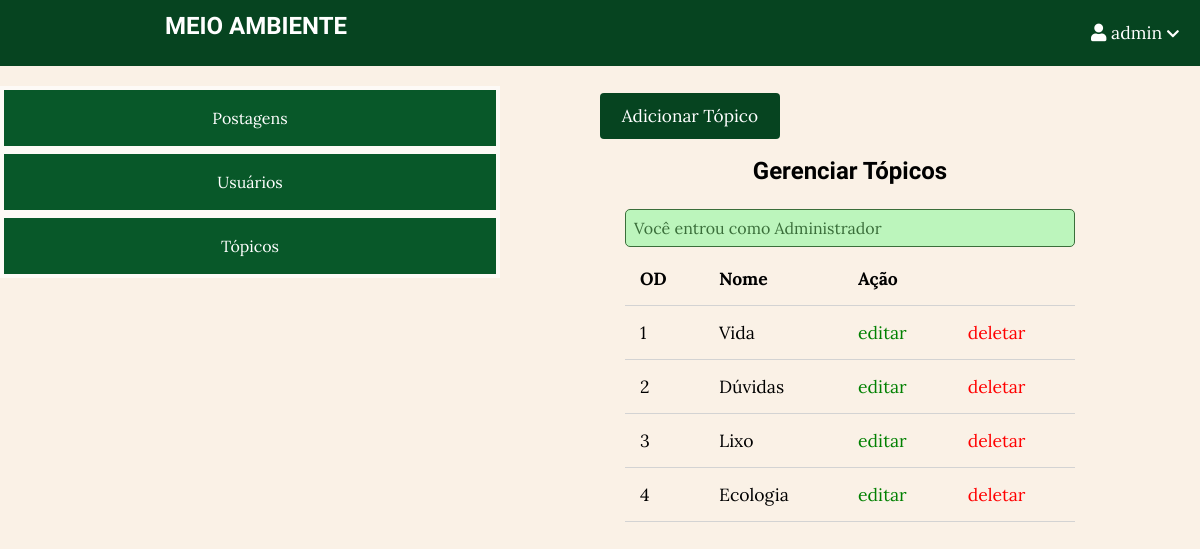
/MeioAmbiente/admin/topics/index.php (signed in), run on the app's committed database.
### tables this page shows
CREATE TABLE `topics` (
  `id` int(11) NOT NULL,
  `name` varchar(100) NOT NULL,
  `description` text NOT NULL
);

### MeioAmbiente/app/controllers/topics.php (called while the page is built, shortened)
<?php
include(ROOT_PATH . "/app/database/db.php");
$table = 'topics';
$topics = selectAll($table);

### MeioAmbiente/app/database/db.php (called while the page is built, shortened)
<?php
require('connect.php');
function selectAll($table, $conditions = [])
{
    global $conn;
    $sql = "SELECT * FROM $table";
    if (empty($conditions)) {
        $stmt = $conn->prepare($sql);
        $stmt->execute();
        $records = $stmt->get_result()->fetch_all(MYSQLI_ASSOC);
        return $records;
    }
}

### MeioAmbiente/admin/topics/index.php (the view, shortened to what this page needs)
<?php include(ROOT_PATH . "/app/controllers/topics.php");
?>
<!DOCTYPE html>
<html lang="pt-br">
<head>
    <link rel="stylesheet" href="https://use.fontawesome.com/releases/v5.7.2/css/all.css">
    <link rel="stylesheet" href="../../assets/css/style.css">
    <link rel="stylesheet" href="../../assets/css/admin.css">
</head>
<body>
    <?php include(ROOT_PATH . "/app/includes/adminHeader.php"); ?>
    <div class="admin-wrapper">
        <?php include(ROOT_PATH . "/app/includes/adminSidebar.php"); ?>
        <div class="admin-content">
            <div class="button-group">
                <a href="create.php" class="btn btn-big">Adicionar Tópico </a>
            </div>
            <div class="content">
                <h2 class="page-title">Gerenciar Tópicos</h2>
                <?php include(ROOT_PATH . "/app/includes/messages.php"); ?>
                <table>
                    <thead>
                        <th>OD</th>
                        <th>Nome</th>
                        <th colspan="2">Ação</th>
                    </thead>
                    <tbody>
                        <?php foreach ($topics as $key => $topic) : ?>
                            <tr>
                                <td><?php echo $key + 1; ?></td>
                                <td><?php echo $topic['name']; ?></td>
                                <td><a href="edit.php?id=<?php echo $topic['id']; ?>" class="edit">editar</a></td>
                                <td><a href="index.php?del_id=<?php echo $topic['id']; ?>" class="delete">deletar</a></td>
                            </tr>
                        <?php endforeach; ?>
                    </tbody>
                </table>
            </div>
        </div>
    </div>
</body>
</html>

### MeioAmbiente/assets/css/style.css (style rules this page uses)
* { box-sizing: border-box; }
html, body { padding: 0px; margin: 0px; background: #FAF1E6; font-family: "Lora", serif; }
h1, h2, h3, h4, h5, h6 { font-family: "Candal", serif; color: #000000; margin: 5px; }
a { text-decoration: none; color: inherit; }
.btn { padding: 0.5rem 1rem; background: #064420; color: white; border: 1px solid transparent; border-radius: 0.25rem; font-size: 1.08em; font-family: "Lora", serif; }
.btn-big { padding: 0.7rem 1.3rem; line-height: 1.3rem; }
.content { width: 90%; margin: 30px auto 30px; }

### MeioAmbiente/assets/css/admin.css (style rules this page uses)
.admin-wrapper { display: flex; height: calc(100% - 66px); }
.admin-wrapper .admin-content { flex: 8; height: 100%; padding: 40px 100px 100px; overflow-y: scroll; }
.admin-content .page-title { text-align: center; margin-bottom: 1.5rem; }
table { width: 100%; border-collapse: collapse; font-size: 1.1rem; }
th, td { padding: 15px; text-align: left; border-bottom: 1px solid #d3d3d3; }
.edit { color: green; }
.delete { color: red; }

### data on the page
topics: name "Vida"
topics: name "Dúvidas"
topics: name "Lixo"
topics: name "Ecologia"

### other printed values
$_SESSION['username'] "admin"
$_SESSION['message'] "Você entrou como Administrador"
